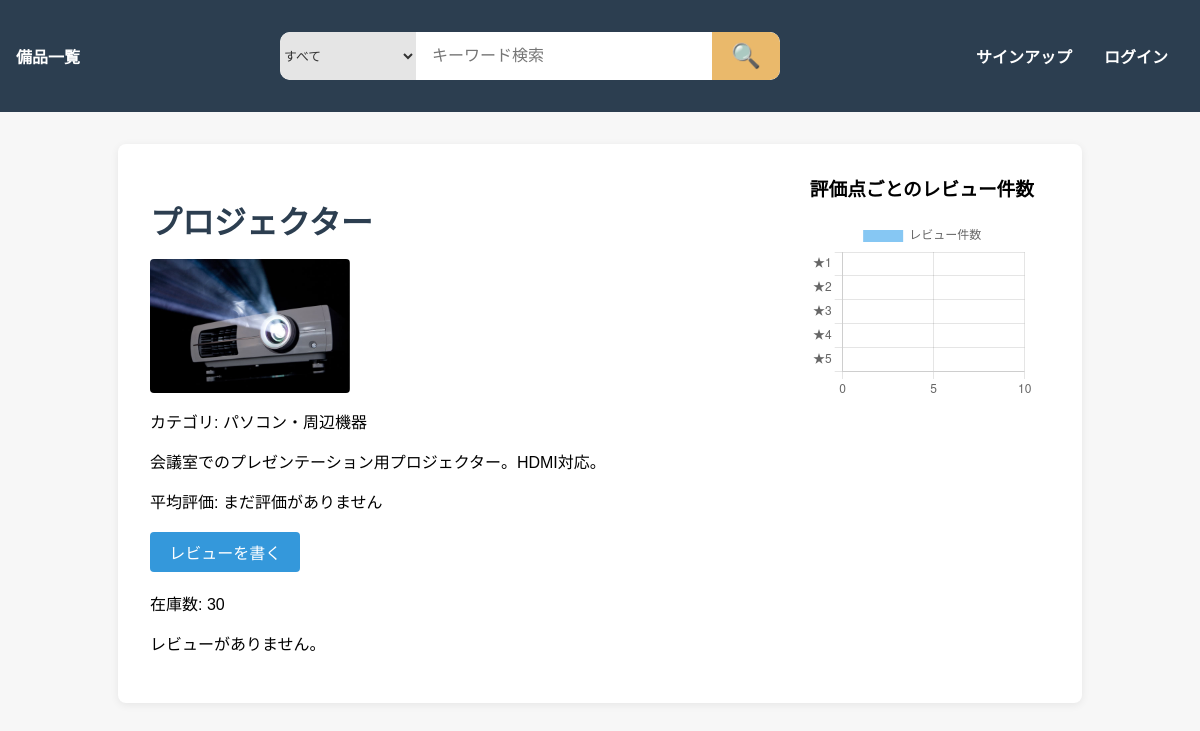
The app's page /supplies/2/, older data.
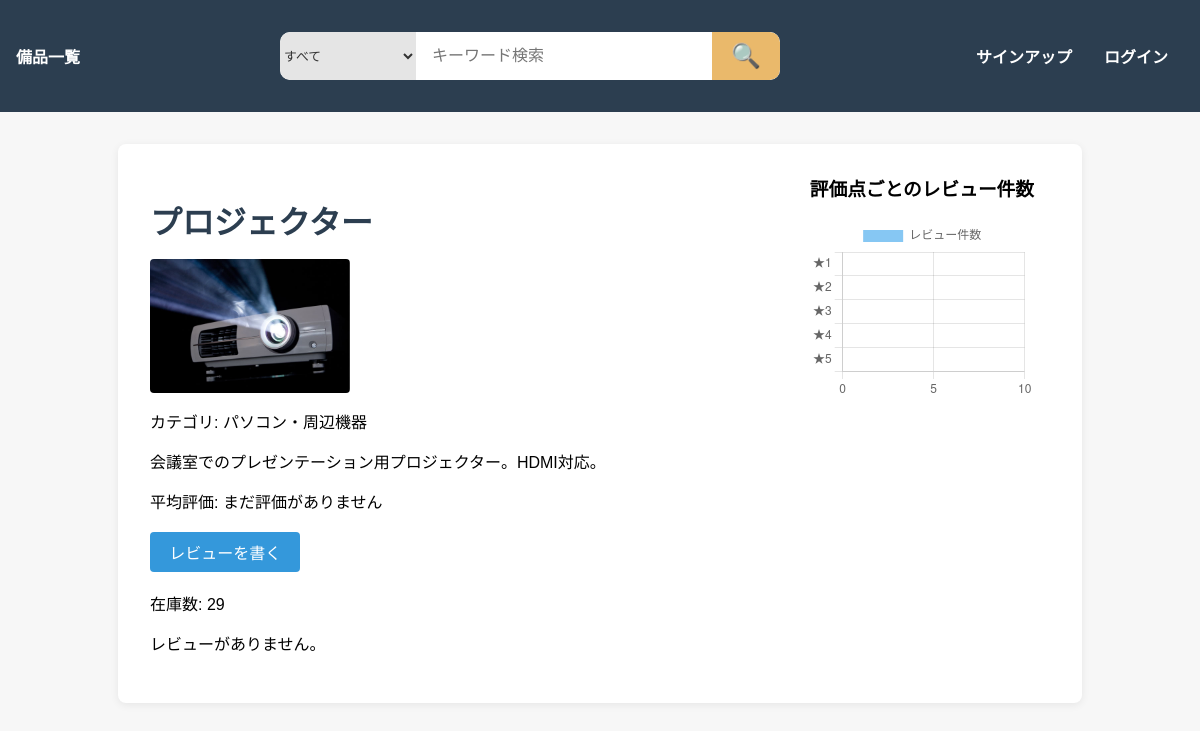
The same page, newer data.
### supplies/models.py (models this page shows, shortened)
class Item(models.Model):
    name = models.CharField(max_length=100, verbose_name="備品名")
    description = models.TextField(blank=True, verbose_name="説明")
    category = models.ForeignKey(Category, on_delete=models.SET_NULL, null=True, blank=True, related_name='items')
    tags = models.ManyToManyField(Tag, blank=True, related_name='items')
    image = models.ImageField(upload_to='item_images/', blank=True, null=True)
    stock = models.PositiveIntegerField(default=1, verbose_name="在庫数")
    is_active = models.BooleanField(default=True, verbose_name="表示中")
    created_at = models.DateTimeField(auto_now_add=True)

class Category(models.Model):
    name = models.CharField(max_length=100, unique=True, verbose_name="カテゴリ名")
    def __str__(self):
        return self.name

### supplies/views.py (the view)
# urls.py: path('<int:item_id>/', views.item_detail, name='detail'),
def item_detail(request, item_id):
    item = get_object_or_404(Item, id=item_id)
    reviews = item.reviews.all()
    avg_rating = reviews.aggregate(Avg('rating'))['rating__avg']
    rating_counts = [reviews.filter(rating=i).count() for i in range(1, 6)]
    is_borrowed = False
    if request.user.is_authenticated:
        is_borrowed = Lending.objects.filter(item=item, user=request.user).exists()
    context = {
        'item': item,
        'reviews': reviews,
        'avg_rating': avg_rating,
        'rating_counts': rating_counts,
        'is_borrowed': is_borrowed,
    }
    return render(request, 'supplies/detail.html', context)

### equipment_management/context_processors.py (called while the page is built)
def categories(request):
    return {
        'categories': Category.objects.all()
    }

### supplies/templates/supplies/detail.html (shortened to what this page needs)
{% extends "base.html" %}
{% block content %}
<h1>{{ item.name }}</h1>
<div class="item-detail-flex">
    {% if item.image %}
        <img src="{{ item.image.url }}" alt="{{ item.name }}" width="200" class="item-image">
    {% endif %}
    <div class="item-graph-area">
        <h3>評価点ごとのレビュー件数</h3>
        <canvas id="ratingChart" width="200" height="160"></canvas>
    </div>
</div>
<p>カテゴリ: {{ item.category }}</p>
<p>{{ item.description }}</p>
<p>平均評価:
    {% if avg_rating %}
        {{ avg_rating|floatformat:1 }} / 5.0
    {% else %}
        まだ評価がありません
    {% endif %}
</p>
<a href="{% url 'supplies:review_create' item.id %}" class="btn">レビューを書く</a>
<p>在庫数: {{ item.stock }}</p>
<ul>
    {% for review in reviews %}
        <li>
            {{ review.get_rating_display }} {{ review.comment }} ({{ review.user }})
            {% if user.is_authenticated and user.id == review.user.id %}
                <form action="{% url 'supplies:review_delete' review.id %}" method="get" style="display:inline;">
                    <button type="submit">削除</button>
                </form>
            {% endif %}
        </li>
    {% empty %}
        <li>レビューがありません。</li>
    {% endfor %}
</ul>
<script>
    var ctx = document.getElementById('ratingChart').getContext('2d');
    var chart = new Chart(ctx, {
        type: 'bar',
        data: {
            labels: ['★1', '★2', '★3', '★4', '★5'],
            datasets: [{
                label: 'レビュー件数',
                data: {{ rating_counts|safe }},
                backgroundColor: 'rgba(54, 162, 235, 0.6)'
            }]
        },
        options: {
            indexAxis: 'y',
            scales: {
                x: {
                    beginAtZero: true,
                    precision: 0,
                    max: 10
                }
            }
        }
    });
</script>
{% endblock %}

Row changes from the older to the newer data that the page shows:
changed Item "プロジェクター": stock "30" → "29"
